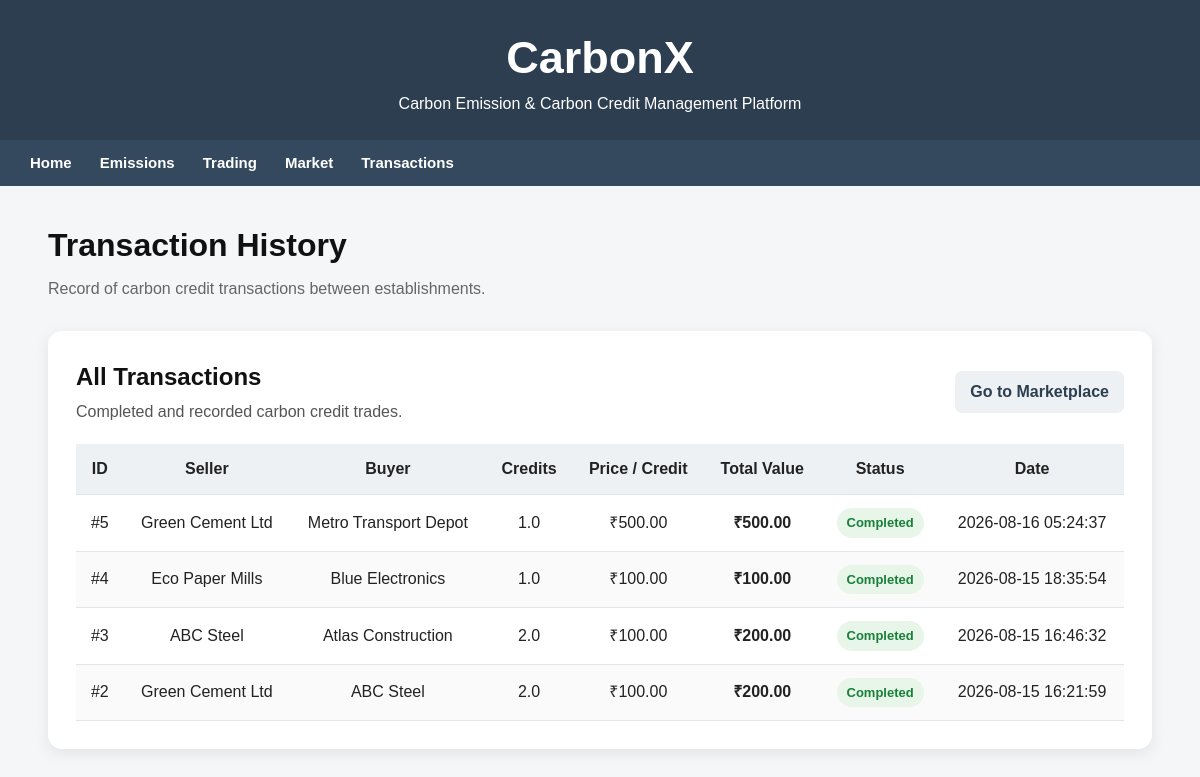
The app's page /transactions, older data.
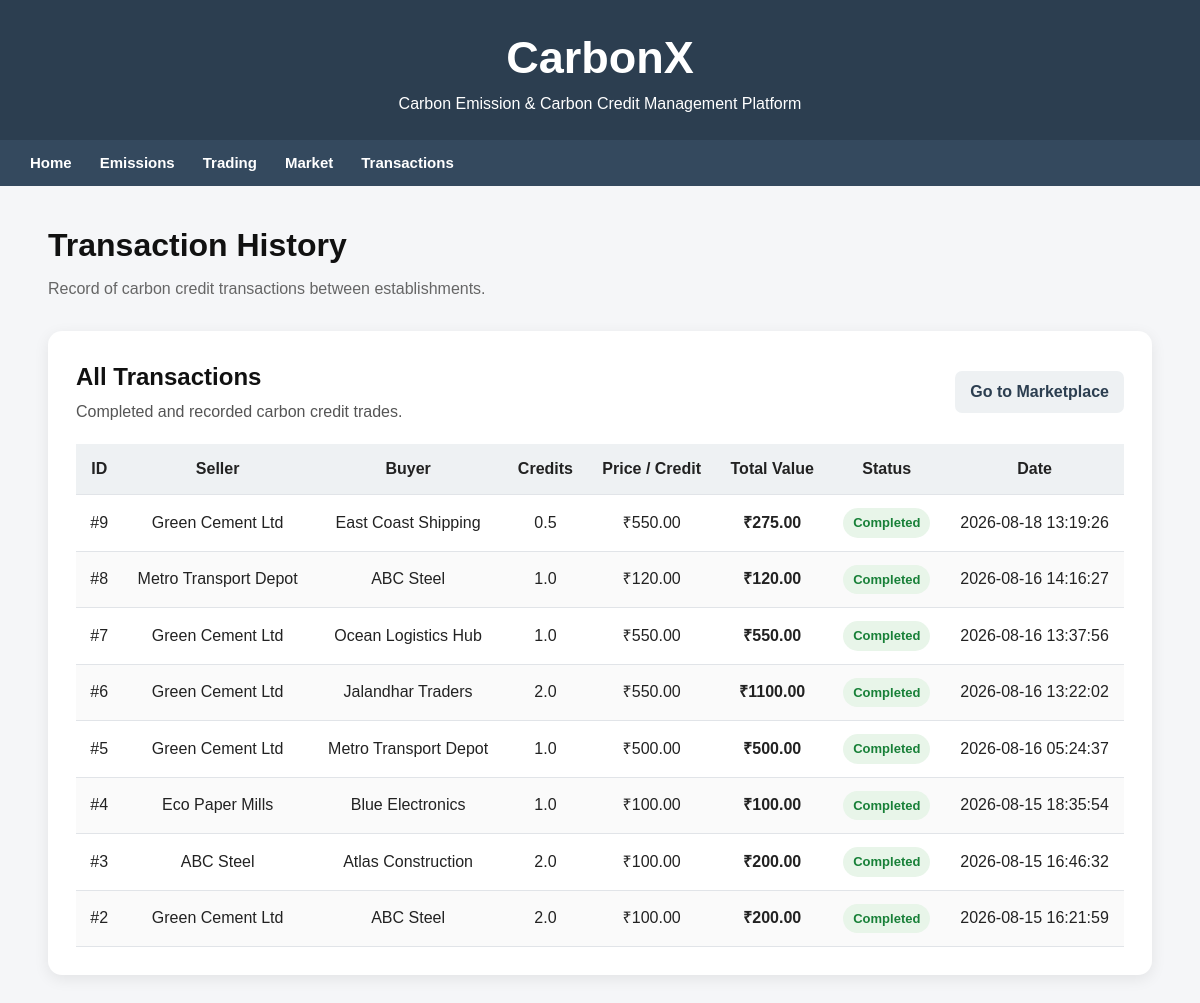
The same page, newer data.
### tables this page shows
CREATE TABLE Credit_Transaction (transaction_id INTEGER PRIMARY KEY AUTOINCREMENT, seller_est_id INTEGER NOT NULL, buyer_est_id INTEGER NOT NULL, credit_amount REAL NOT NULL CHECK(credit_amount > 0), price_per_credit REAL NOT NULL CHECK(price_per_credit >= 0), total_amount REAL NOT NULL CHECK(total_amount >= 0), status TEXT NOT NULL DEFAULT 'Completed', created_at TEXT DEFAULT CURRENT_TIMESTAMP, FOREIGN KEY(seller_est_id) REFERENCES Establishment(est_id), FOREIGN KEY(buyer_est_id) REFERENCES Establishment(est_id), CHECK(seller_est_id <> buyer_est_id));

CREATE TABLE Establishment (    est_id INTEGER PRIMARY KEY AUTOINCREMENT,    est_name TEXT NOT NULL,    est_type TEXT,    location TEXT);

### app.py (the view)
@app.route("/transactions")
def transactions():
    conn = get_db()
    transactions = conn.execute("""
        SELECT ct.transaction_id,
               s.est_name AS seller,
               b.est_name AS buyer,
               ct.credit_amount,
               ct.price_per_credit,
               ct.total_amount,
               ct.status,
               ct.created_at
        FROM Credit_Transaction ct
        JOIN Establishment s ON ct.seller_est_id = s.est_id
        JOIN Establishment b ON ct.buyer_est_id = b.est_id
        ORDER BY ct.created_at DESC
    """).fetchall()
    conn.close()
    return render_template("transactions.html", transactions=transactions)

### app.py (called while the page is built)
def get_db():
    conn = sqlite3.connect("cc.db")
    conn.row_factory = sqlite3.Row
    return conn

### templates/transactions.html (shortened to what this page needs)
{% extends "base.html" %}
{% block content %}
<div class="page-header">
    <h1>Transaction History</h1>
    <p>Record of carbon credit transactions between establishments.</p>
</div>
<div class="data-card">
    <div class="card-header">
        <div>
            <h2>All Transactions</h2>
            <p>Completed and recorded carbon credit trades.</p>
        </div>
        <a href="/trade" class="secondary-button">
            Go to Marketplace
        </a>
    </div>
    {% if transactions %}
    <div class="table-container">
        <table>
            <thead>
                <tr>
                    <th>ID</th>
                    <th>Seller</th>
                    <th>Buyer</th>
                    <th>Credits</th>
                    <th>Price / Credit</th>
                    <th>Total Value</th>
                    <th>Status</th>
                    <th>Date</th>
                </tr>
            </thead>
            <tbody>
                {% for transaction in transactions %}
                <tr>
                    <td>
                        #{{ transaction.transaction_id }}
                    </td>
                    <td>
                        {{ transaction.seller }}
                    </td>
                    <td>
                        {{ transaction.buyer }}
                    </td>
                    <td>
                        {{ transaction.credit_amount }}
                    </td>
                    <td>
                        ₹{{ "%.2f"|format(transaction.price_per_credit) }}
                    </td>
                    <td>
                        <strong>
                            ₹{{ "%.2f"|format(transaction.total_amount) }}
                        </strong>
                    </td>
                    <td>
                        <span class="status-badge">
                            {{ transaction.status }}
                        </span>
                    </td>
                    <td>
                        {{ transaction.created_at }}
                    </td>
                </tr>
                {% endfor %}
            </tbody>
        </table>
    </div>
    {% endif %}
</div>
{% endblock %}

Row changes from the older to the newer data that the page shows:
added Credit_Transaction: price_per_credit "550.00", total_amount "275.00"
added Credit_Transaction: price_per_credit "120.00", total_amount "120.00"
added Credit_Transaction: price_per_credit "550.00", total_amount "550.00"
added Credit_Transaction: price_per_credit "550.00", total_amount "1100.00"
